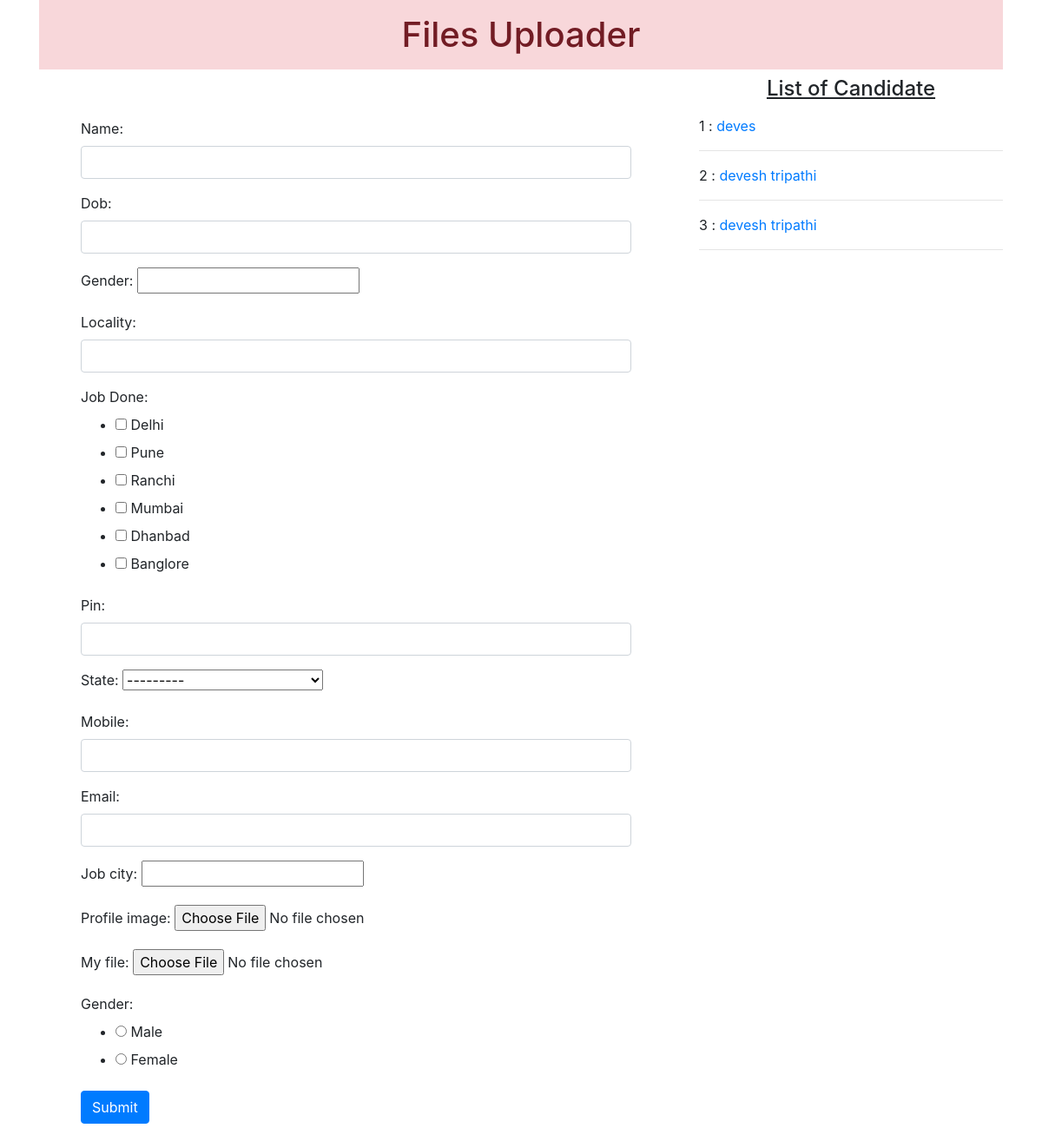
The page / on the database its author committed.
### farmer/models.py (models this page shows)
class Resume(models.Model):
    name = models.CharField(max_length=100)
    dob = models.DateField(auto_now=False, auto_now_add=False)
    gender = models.CharField(max_length=100)
    locality = models.CharField(max_length=100)
    city = models.CharField(max_length=100)
    pin = models.PositiveIntegerField()
    state = models.CharField(choices=STATE_CHOICE, max_length=50)
    mobile = models.PositiveIntegerField()
    email = models.EmailField()
    job_city = models.CharField(max_length=50)
    profile_image = models.ImageField(upload_to='profileimg', blank=True)
    my_file = models.FileField(upload_to='doc', blank=True)

### farmer/views.py (the view, shortened to what this page needs)
# urls.py: path('', views.HomeView.as_view(), name='home'),
class HomeView(View):
 def get(self, request):
  form = FarmerForm()
  candidates = Resume.objects.all()
  return render(request, 'total/farm.html', { 'candidates':candidates, 'form':form})

### farmer/forms.py
class FarmerForm(forms.ModelForm):
    Gender = forms.ChoiceField(choices=GENDER_CHOICES, widget=forms.RadioSelect)
    city = forms.MultipleChoiceField(label='Job Done', choices=JOB_CITY_CHOICE, widget=forms.CheckboxSelectMultiple)
    class Meta:
        model = Resume
        fields = ['name', 'dob', 'gender', 'locality', 'city', 'pin', 'state', 'mobile', 'email', 'job_city', 'profile_image', 'my_file']
        widgets = {
            'name':forms.TextInput(attrs={'class':'form-control'}),
            'dob':forms.DateInput(attrs={'class':'form-control', 'id':'datepicker'}),
            'locality':forms.TextInput(attrs={'class':'form-control'}),
            'city':forms.TextInput(attrs={'class':'form-control'}),
            'pin':forms.NumberInput(attrs={'class':'form-control'}),
            'state':forms.Select(attrs={'class':'form-select'}),
            'mobile':forms.NumberInput(attrs={'class':'form-control'}),
            'email':forms.EmailInput(attrs={'class':'form-control'}),
        }

### farmer/templates/total/farm.html (shortened to what this page needs)
<!doctype html>
<html lang="en">
  <head>
    <link rel="stylesheet" href="https://maxcdn.bootstrapcdn.com/bootstrap/4.0.0/css/bootstrap.min.css">
  </head>
  <body>
   <div class="container mb-5">
  <h1 class="alert-danger text-center p-3">Files Uploader</h1>
  <div class="row">
   <div class="col-sm-8">
    <form action="" method="post" enctype="multipart/form-data" class="shadow p-5">
     {% for fm in form %}
       <div class="form-group mb-3">
       {{fm.label_tag}} {{fm}} <small class="text-danger">{{fm.errors|striptags}}</small>
       </div>
     {% endfor %}
     <input type="submit" value="Submit" class="btn btn-primary">
    </form>
   </div>
   <div class="col-sm-4">
    <h4 class="text-center mb-3"><u>List of Candidate</u></h4>
    {% for candidate in candidates %}
     {{candidate.id}} : <a href="{% url 'candidate' candidate.id %}">{{candidate.name}}</a>
     <hr>
    {% endfor %}
   </div>
  </div>
 </div>
  </body>
</html>

### rows shown on the page
Resume: id "1", name "deves"
Resume: id "2", name "devesh tripathi"
Resume: id "3", name "devesh tripathi"

### other values the page prints
{{ fm.label_tag }} "Name:" "Dob:" "Gender:" "Locality:" "Job Done:" "Pin:" "State:" "Mobile:" "Email:" "Job city:" "Profile image:" "My file:" "Gender:"
